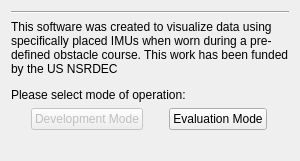
      <widget class="QWidget" name="StartPage">
       <layout class="QGridLayout" name="gridLayout">
        <item row="3" column="0">
         <widget class="QSplitter" name="splitter_3">
          <property name="orientation">
           <enum>Qt::Vertical</enum>
          </property>
          <widget class="QSplitter" name="splitter_2">
           <property name="orientation">
            <enum>Qt::Vertical</enum>
           </property>
          </widget>
         </widget>
        </item>
        <item row="5" column="0" colspan="2">
         <layout class="QVBoxLayout" name="verticalLayout_2">
          <item>
           <widget class="QLabel" name="SelectLabel">
            <property name="sizePolicy">
             <sizepolicy hsizetype="Preferred" vsizetype="Maximum">
              <horstretch>0</horstretch>
              <verstretch>0</verstretch>
             </sizepolicy>
            </property>
            <property name="maximumSize">
             <size>
              <width>16777215</width>
              <height>30</height>
             </size>
            </property>
            <property name="text">
             <string>Please select mode of operation:</string>
            </property>
           </widget>
          </item>
          <item>
           <layout class="QHBoxLayout" name="horizontalLayout">
            <item>
             <widget class="QPushButton" name="DevelopmentModeButton">
              <property name="enabled">
               <bool>false</bool>
              </property>
              <property name="sizePolicy">
               <sizepolicy hsizetype="Fixed" vsizetype="Preferred">
                <horstretch>0</horstretch>
                <verstretch>0</verstretch>
               </sizepolicy>
              </property>
              <property name="maximumSize">
               <size>
                <width>16777215</width>
                <height>60</height>
               </size>
              </property>
              <property name="text">
               <string>Development Mode</string>
              </property>
             </widget>
            </item>
            <item>
             <widget class="QPushButton" name="EvaluationModeButton">
              <property name="sizePolicy">
               <sizepolicy hsizetype="Fixed" vsizetype="Maximum">
                <horstretch>0</horstretch>
                <verstretch>0</verstretch>
               </sizepolicy>
              </property>
              <property name="maximumSize">
               <size>
                <width>16777215</width>
                <height>60</height>
               </size>
              </property>
              <property name="text">
               <string>Evaluation Mode</string>
              </property>
             </widget>
            </item>
           </layout>
          </item>
         </layout>
        </item>
        <item row="1" column="0" colspan="2">
         <widget class="Line" name="line">
          <property name="orientation">
           <enum>Qt::Horizontal</enum>
          </property>
         </widget>
        </item>
        <item row="2" column="0" colspan="2">
         <widget class="QLabel" name="StartLabel">
          <property name="sizePolicy">
           <sizepolicy hsizetype="Preferred" vsizetype="Maximum">
            <horstretch>0</horstretch>
            <verstretch>0</verstretch>
           </sizepolicy>
          </property>
          <property name="text">
           <string>This software was created to visualize data using specifically placed IMUs when worn during a pre-defined obstacle course. This work has been funded by the US NSRDEC</string>
          </property>
          <property name="alignment">
           <set>Qt::AlignLeading|Qt::AlignLeft|Qt::AlignVCenter</set>
          </property>
          <property name="wordWrap">
           <bool>true</bool>
          </property>
         </widget>
        </item>
        <item row="8" column="0" colspan="2">
         <layout class="QHBoxLayout" name="Images">
          <property name="sizeConstraint">
           <enum>QLayout::SetMinAndMaxSize</enum>
          </property>
          <item>
           <widget class="QLabel" name="label_1">
            <property name="sizePolicy">
             <sizepolicy hsizetype="Preferred" vsizetype="Maximum">
              <horstretch>0</horstretch>
              <verstretch>0</verstretch>
             </sizepolicy>
            </property>
            <property name="maximumSize">
             <size>
              <width>190</width>
              <height>16777215</height>
             </size>
            </property>
            <property name="layoutDirection">
             <enum>Qt::LeftToRight</enum>
            </property>
            <property name="styleSheet">
             <string notr="true"/>
            </property>
            <property name="text">
             <string/>
            </property>
            <property name="pixmap">
             <pixmap>mit.jpg</pixmap>
            </property>
            <property name="scaledContents">
             <bool>true</bool>
            </property>
            <property name="alignment">
             <set>Qt::AlignCenter</set>
            </property>
           </widget>
          </item>
          <item>
           <widget class="QLabel" name="label_2">
            <property name="sizePolicy">
             <sizepolicy hsizetype="Minimum" vsizetype="Maximum">
              <horstretch>0</horstretch>
              <verstretch>1</verstretch>
             </sizepolicy>
            </property>
            <property name="maximumSize">
             <size>
              <width>90</width>
              <height>90</height>
             </size>
            </property>
            <property name="styleSheet">
             <string notr="true"/>
            </property>
            <property name="text">
             <string/>
            </property>
            <property name="pixmap">
             <pixmap>us.png</pixmap>
            </property>
            <property name="scaledContents">
             <bool>true</bool>
            </property>
            <property name="alignment">
             <set>Qt::AlignCenter</set>
            </property>
           </widget>
          </item>
          <item>
           <widget class="QLabel" name="label_3">
            <property name="sizePolicy">
             <sizepolicy hsizetype="Preferred" vsizetype="Maximum">
              <horstretch>0</horstretch>
              <verstretch>0</verstretch>
             </sizepolicy>
            </property>
            <property name="maximumSize">
             <size>
              <width>90</width>
              <height>90</height>
             </size>
            </property>
            <property name="styleSheet">
             <string notr="true"/>
            </property>
            <property name="text">
             <string/>
            </property>
            <property name="pixmap">
             <pixmap>mich.png</pixmap>
            </property>
            <property name="scaledContents">
             <bool>true</bool>
            </property>
            <property name="alignment">
             <set>Qt::AlignCenter</set>
            </property>
           </widget>
          </item>
         </layout>
        </item>
       </layout>
       <zorder>splitter_3</zorder>
       <zorder>line</zorder>
       <zorder>StartLabel</zorder>
       <zorder></zorder>
      </widget>
